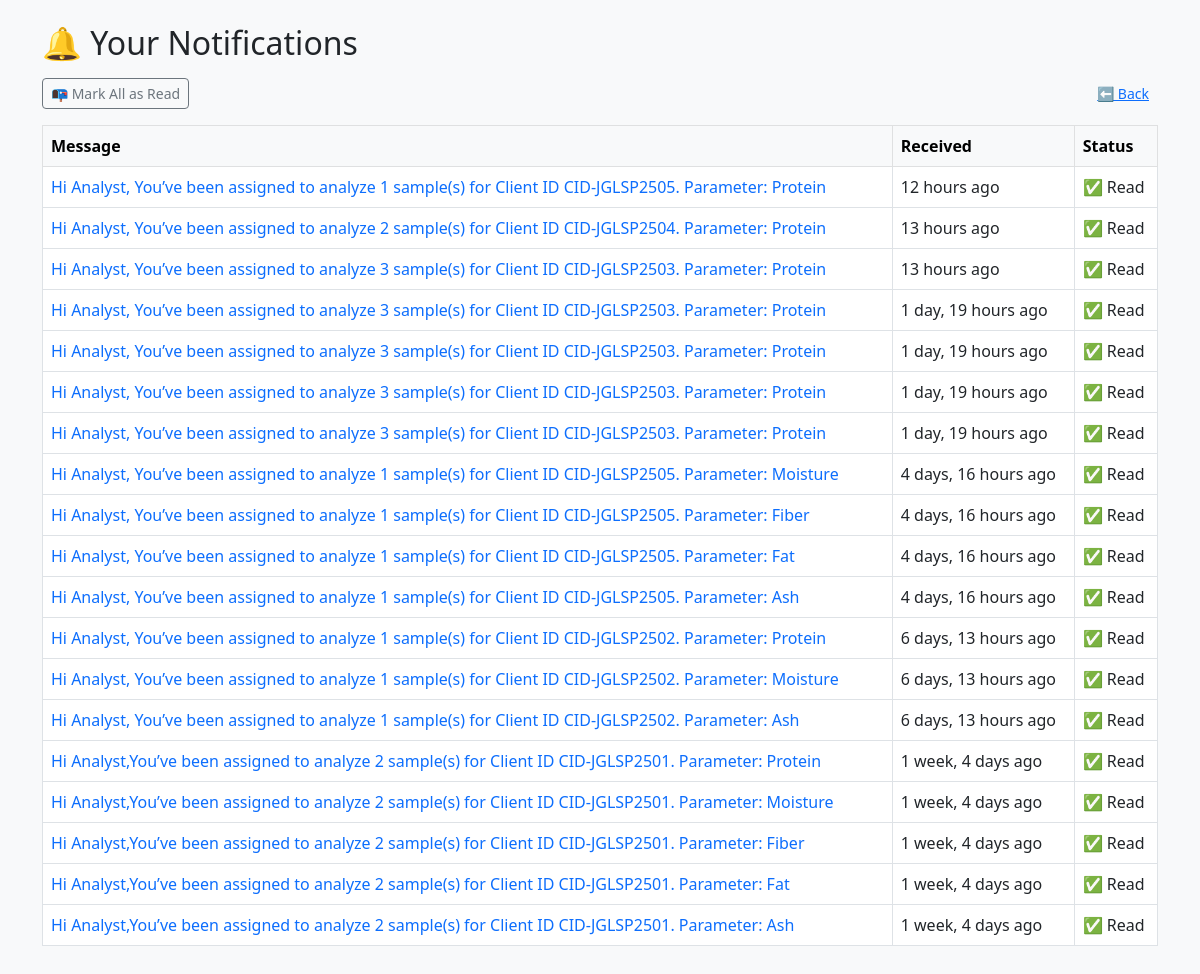
Page /notifications/ (signed in) on the committed database.
### notifications/models.py (models this page shows, shortened)
class Notification(models.Model):
    recipient = models.ForeignKey(User, on_delete=models.CASCADE, related_name='notifications')
    message = models.TextField()
    created_at = models.DateTimeField(auto_now_add=True)
    read = models.BooleanField(default=False)

### notifications/views.py (the view)
# urls.py: path('', notification_list, name='list'),
@login_required
def notification_list(request):
    notifications = request.user.notifications.order_by('-created_at')
    notifications.filter(read=False).update(read=True)
    return render(request, 'notifications/list.html', {'notifications': notifications})

### notifications/templates/notifications/list.html (shortened to what this page needs)
{% load humanize %}
<!DOCTYPE html>
<html>
<head>
  <link rel="stylesheet" href="https://cdn.jsdelivr.net/npm/bootstrap@5.3.0/dist/css/bootstrap.min.css">
</head>
<body class="bg-light p-4">
  <div class="container">
    <h2 class="mb-3">🔔 Your Notifications</h2>
    <div class="d-flex justify-content-between align-items-center mb-3">
      <a href="{% url 'notifications:mark_all_read' %}" class="btn btn-outline-secondary btn-sm">📭 Mark All as Read</a>
      <a href="javascript:history.back()" class="btn btn-link btn-sm">⬅ Back</a>
    </div>
    {% if notifications %}
      <table class="table table-bordered table-hover bg-white">
        <thead class="table-light">
          <tr>
            <th>Message</th>
            <th>Received</th>
            <th>Status</th>
          </tr>
        </thead>
        <tbody>
          {% for note in notifications %}
            <tr class="{% if not note.read %}table-warning{% endif %}">
              <td>
                <a href="{% url 'notifications:detail' note.id %}" class="text-decoration-none">
                  {{ note.message|truncatewords:18 }}
                </a>
              </td>
              <td>{{ note.created_at|naturaltime }}</td>
              <td>
                {% if note.read %}
                  ✅ Read
                {% else %}
                  🟡 Unread
                {% endif %}
              </td>
            </tr>
          {% endfor %}
        </tbody>
      </table>
    {% else %}
      <div class="alert alert-success text-center">
        🎉 You're all caught up — no new notifications!
      </div>
    {% endif %}
  </div>
</body>
</html>

### rows in the picture
Notification: message "Hi Analyst, You’ve been assigned to analyze 1 sample(s) for Client ID CID-JGLSP2505. Parameter: Protein", created_at "12 hours ago", read "✅ Read"
Notification: message "Hi Analyst, You’ve been assigned to analyze 2 sample(s) for Client ID CID-JGLSP2504. Parameter: Protein", created_at "13 hours ago", read "✅ Read"
Notification: message "Hi Analyst, You’ve been assigned to analyze 3 sample(s) for Client ID CID-JGLSP2503. Parameter: Protein", created_at "13 hours ago", read "✅ Read"
Notification: message "Hi Analyst, You’ve been assigned to analyze 3 sample(s) for Client ID CID-JGLSP2503. Parameter: Protein", created_at "1 day, 19 hours ago", read "✅ Read"
Notification: message "Hi Analyst, You’ve been assigned to analyze 3 sample(s) for Client ID CID-JGLSP2503. Parameter: Protein", created_at "1 day, 19 hours ago", read "✅ Read"
Notification: message "Hi Analyst, You’ve been assigned to analyze 3 sample(s) for Client ID CID-JGLSP2503. Parameter: Protein", created_at "1 day, 19 hours ago", read "✅ Read"
Notification: message "Hi Analyst, You’ve been assigned to analyze 3 sample(s) for Client ID CID-JGLSP2503. Parameter: Protein", created_at "1 day, 19 hours ago", read "✅ Read"
Notification: message "Hi Analyst, You’ve been assigned to analyze 1 sample(s) for Client ID CID-JGLSP2505. Parameter: Moisture", created_at "4 days, 16 hours ago", read "✅ Read"
Notification: message "Hi Analyst, You’ve been assigned to analyze 1 sample(s) for Client ID CID-JGLSP2505. Parameter: Fiber", created_at "4 days, 16 hours ago", read "✅ Read"
Notification: message "Hi Analyst, You’ve been assigned to analyze 1 sample(s) for Client ID CID-JGLSP2505. Parameter: Fat", created_at "4 days, 16 hours ago", read "✅ Read"
Notification: message "Hi Analyst, You’ve been assigned to analyze 1 sample(s) for Client ID CID-JGLSP2505. Parameter: Ash", created_at "4 days, 16 hours ago", read "✅ Read"
Notification: message "Hi Analyst, You’ve been assigned to analyze 1 sample(s) for Client ID CID-JGLSP2502. Parameter: Protein", created_at "6 days, 13 hours ago", read "✅ Read"
Notification: message "Hi Analyst, You’ve been assigned to analyze 1 sample(s) for Client ID CID-JGLSP2502. Parameter: Moisture", created_at "6 days, 13 hours ago", read "✅ Read"
Notification: message "Hi Analyst, You’ve been assigned to analyze 1 sample(s) for Client ID CID-JGLSP2502. Parameter: Ash", created_at "6 days, 13 hours ago", read "✅ Read"
Notification: message "Hi Analyst,You’ve been assigned to analyze 2 sample(s) for Client ID CID-JGLSP2501. Parameter: Protein", created_at "1 week, 4 days ago", read "✅ Read"
Notification: message "Hi Analyst,You’ve been assigned to analyze 2 sample(s) for Client ID CID-JGLSP2501. Parameter: Moisture", created_at "1 week, 4 days ago", read "✅ Read"
Notification: message "Hi Analyst,You’ve been assigned to analyze 2 sample(s) for Client ID CID-JGLSP2501. Parameter: Fiber", created_at "1 week, 4 days ago", read "✅ Read"
Notification: message "Hi Analyst,You’ve been assigned to analyze 2 sample(s) for Client ID CID-JGLSP2501. Parameter: Fat", created_at "1 week, 4 days ago", read "✅ Read"
Notification: message "Hi Analyst,You’ve been assigned to analyze 2 sample(s) for Client ID CID-JGLSP2501. Parameter: Ash", created_at "1 week, 4 days ago", read "✅ Read"
